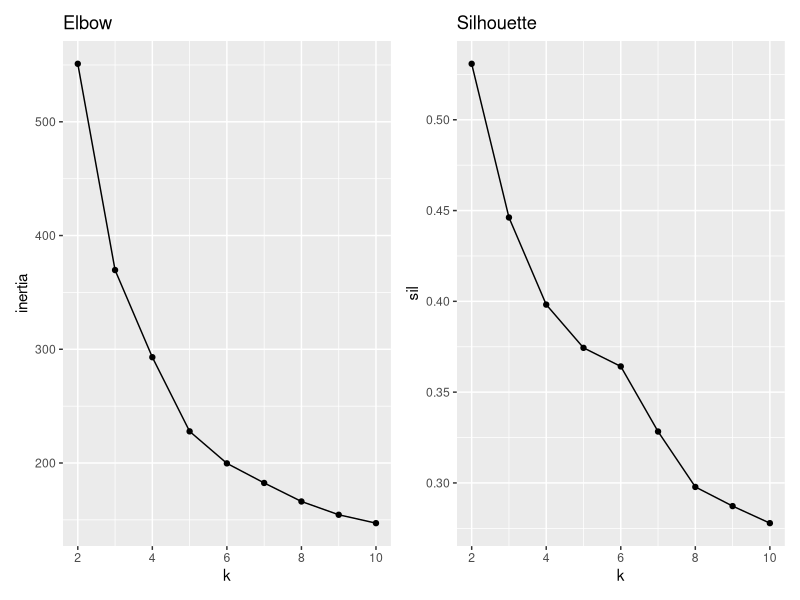

The R script that drew this image:
## ---- chunk 1
library(tidyverse)
library(cluster)
library(patchwork)
library(palmerpenguins)

X <- penguins |>
  drop_na() |>
  select(bill_length_mm, bill_depth_mm, flipper_length_mm, body_mass_g)

X_scaled <- scale(X)

set.seed(42)
d <- dist(X_scaled)

results <- map_dfr(2:10, function(k) {
  km <- kmeans(X_scaled, centers = k, nstart = 25)
  tibble(
    k = k,
    inertia = km$tot.withinss,
    sil = mean(silhouette(km$cluster, d)[, "sil_width"])
  )
})

p1 <- ggplot(results, aes(k, inertia)) +
  geom_line() + geom_point() + labs(title = "Elbow")
p2 <- ggplot(results, aes(k, sil)) +
  geom_line() + geom_point() + labs(title = "Silhouette")

p1 + p2
## ---- chunk 2
set.seed(42)
km <- kmeans(X_scaled, centers = 3, nstart = 25)

penguins_clean <- penguins |> drop_na()
table(Species = penguins_clean$species, Cluster = km$cluster)
## ---- chunk 3
X_bill <- penguins_clean |> select(bill_length_mm, bill_depth_mm)
X_bill_scaled <- scale(X_bill)

set.seed(42)
km_bill <- kmeans(X_bill_scaled, centers = 3, nstart = 25)

table(Species = penguins_clean$species, Cluster = km_bill$cluster)
